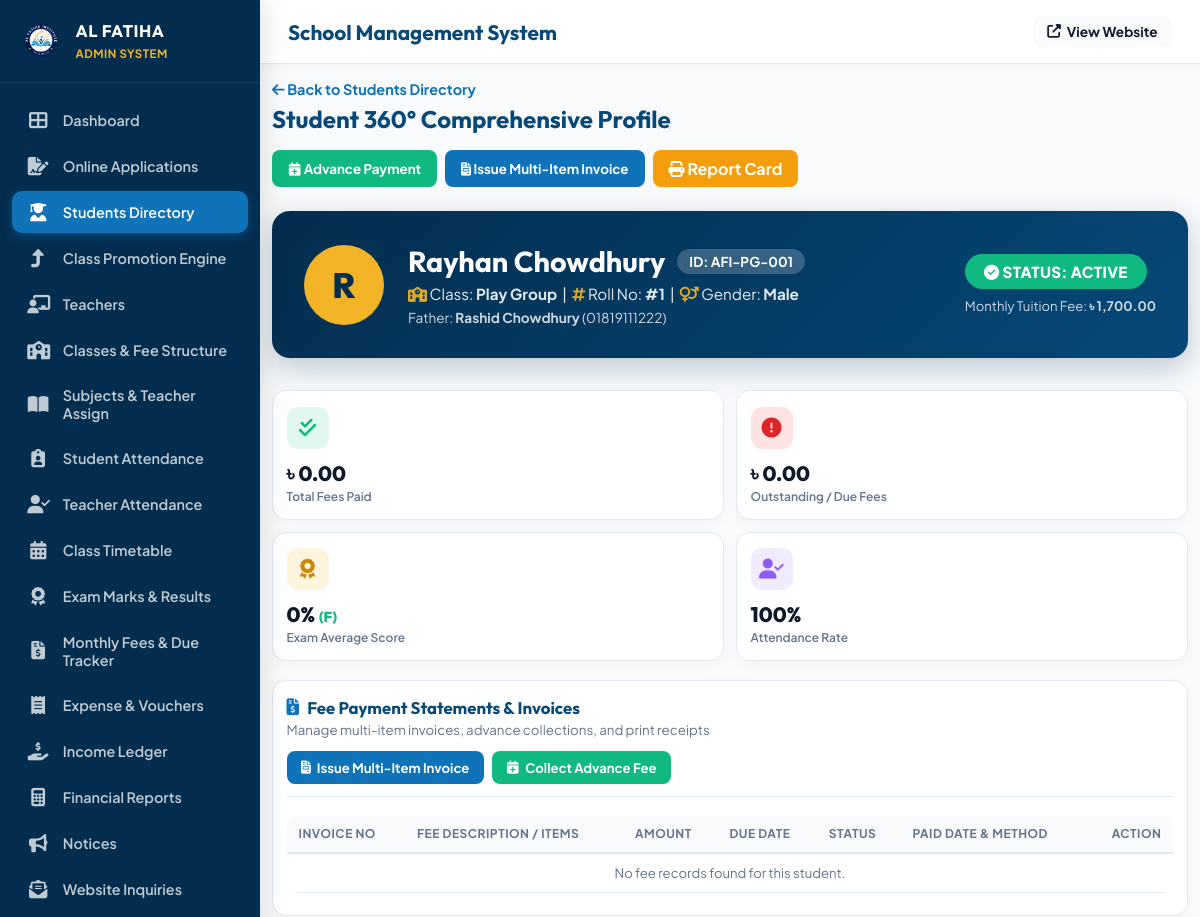
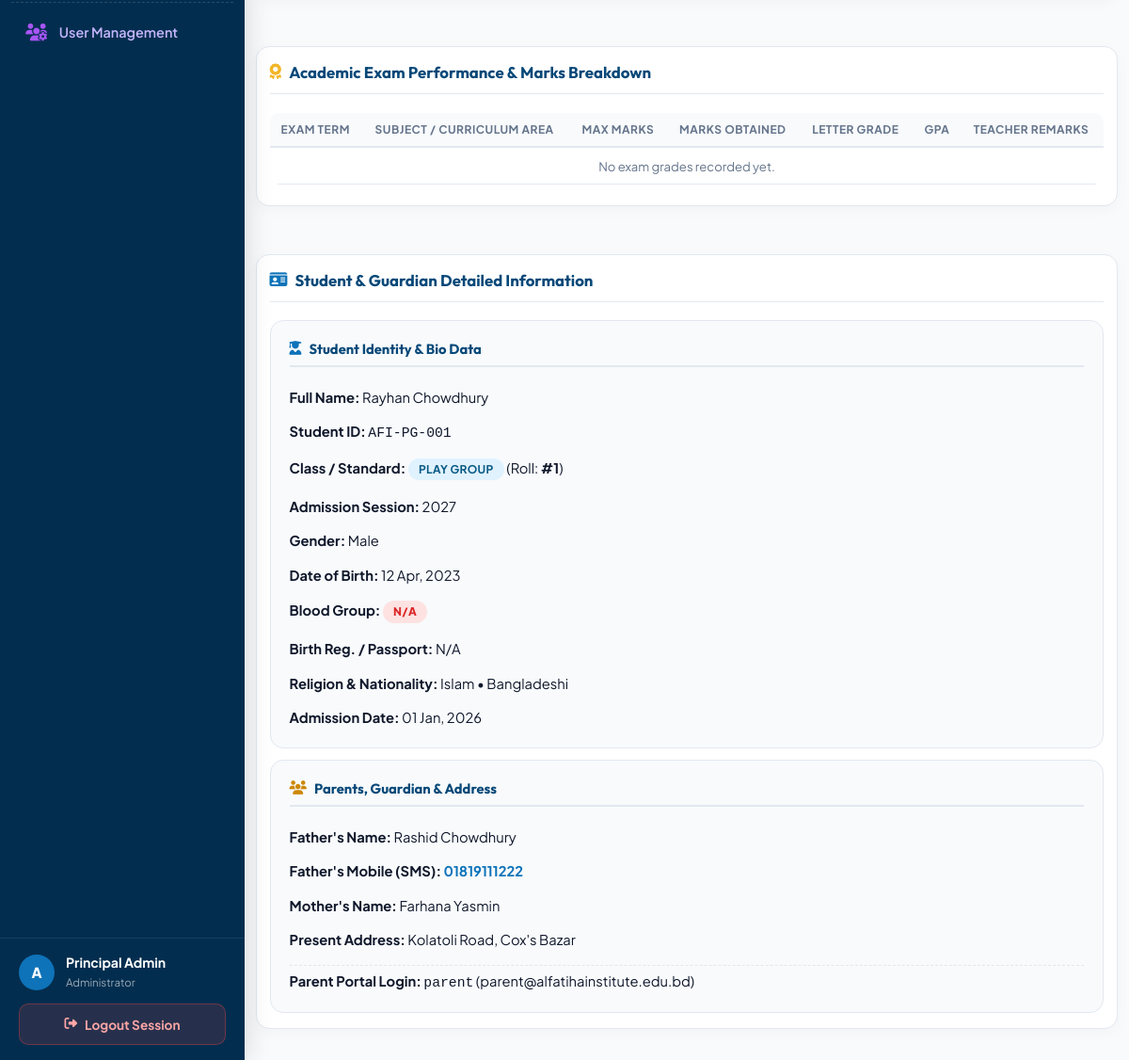
The app's page /admin/student_profile.php?id=2 (signed in) with its own data (2 pictures, top to bottom).
### tables this page shows
CREATE TABLE `students` (
  `id` int(11) NOT NULL AUTO_INCREMENT,
  `student_id` varchar(20) NOT NULL,
  `first_name` varchar(50) NOT NULL,
  `last_name` varchar(50) NOT NULL,
  `gender` enum('Male','Female') NOT NULL,
  `dob` date NOT NULL,
  `class_id` int(11) NOT NULL,
  `roll_no` int(11) NOT NULL,
  `parent_user_id` int(11) DEFAULT NULL,
  `father_name` varchar(100) NOT NULL,
  `mother_name` varchar(100) NOT NULL,
  `phone` varchar(20) NOT NULL,
  `address` text NOT NULL,
  `status` enum('Active','Graduated','Suspended') DEFAULT 'Active',
  `admission_date` date DEFAULT NULL,
  `blood_group` varchar(10) DEFAULT NULL,
  `religion` varchar(50) DEFAULT 'Islam',
  `nationality` varchar(50) DEFAULT 'Bangladeshi',
  `birth_reg_no` varchar(100) DEFAULT NULL,
  `permanent_address` text DEFAULT NULL,
  `father_occupation` varchar(100) DEFAULT NULL,
  `father_phone` varchar(40) DEFAULT NULL,
  `father_nid` varchar(100) DEFAULT NULL,
  `mother_occupation` varchar(100) DEFAULT NULL,
  `mother_phone` varchar(40) DEFAULT NULL,
  `emergency_contact_name` varchar(100) DEFAULT NULL,
  `emergency_contact_phone` varchar(40) DEFAULT NULL,
  `emergency_contact_relation` varchar(50) DEFAULT NULL,
  `previous_school` varchar(150) DEFAULT NULL,
  `medical_notes` text DEFAULT NULL,
  `admission_session` varchar(20) DEFAULT '2027',
  PRIMARY KEY (`id`),
  UNIQUE KEY `student_id` (`student_id`),
  KEY `class_id` (`class_id`),
  CONSTRAINT `students_ibfk_1` FOREIGN KEY (`class_id`) REFERENCES `classes` (`id`) ON DELETE CASCADE
);

CREATE TABLE `classes` (
  `id` int(11) NOT NULL AUTO_INCREMENT,
  `class_name` varchar(50) NOT NULL,
  `age_group` varchar(50) NOT NULL,
  `section` varchar(10) DEFAULT 'A',
  `room_no` varchar(20) DEFAULT '101',
  `tuition_fee` decimal(10,2) NOT NULL DEFAULT 3500.00,
  `admission_fee` decimal(10,2) NOT NULL DEFAULT 8000.00,
  `book_kit_fee` decimal(10,2) NOT NULL DEFAULT 3500.00,
  `primary_teacher_id` int(11) DEFAULT NULL,
  `backup_teacher_id` int(11) DEFAULT NULL,
  PRIMARY KEY (`id`)
);

CREATE TABLE `users` (
  `id` int(11) NOT NULL AUTO_INCREMENT,
  `username` varchar(50) NOT NULL,
  `password` varchar(255) NOT NULL,
  `email` varchar(100) NOT NULL,
  `role` enum('super_admin','admin','principal','teacher','parent','accountant') NOT NULL DEFAULT 'parent',
  `full_name` varchar(100) NOT NULL,
  `phone` varchar(20) DEFAULT NULL,
  `status` enum('active','inactive') DEFAULT 'active',
  `created_at` timestamp NOT NULL DEFAULT current_timestamp(),
  PRIMARY KEY (`id`),
  UNIQUE KEY `username` (`username`)
);

### admin/student_profile.php (the view, shortened to what the rows shown need)
<?php
require_once __DIR__ . '/../includes/functions.php';
$db = get_db_connection();
$student_pk = intval($_GET['id'] ?? ($_POST['student_id'] ?? 0));
$stStmt = $db->prepare("
    SELECT s.*, c.class_name, c.tuition_fee, u.username as parent_username, u.email as parent_email
    FROM students s
    JOIN classes c ON s.class_id = c.id
    LEFT JOIN users u ON s.parent_user_id = u.id
    WHERE s.id = ? LIMIT 1
");
$stStmt->execute([$student_pk]);
$student = $stStmt->fetch();
require_once __DIR__ . '/layout.php';
?>
<div style="display: flex; justify-content: space-between; align-items: center; margin-bottom: 1.5rem; flex-wrap: wrap; gap: 1rem;">
  <div>
    <h2 style="font-family: 'Outfit', sans-serif; color: var(--admin-primary-dark); margin: 0.3rem 0 0 0;">
      Student 360° Comprehensive Profile
    </h2>
  </div>
</div>
<div style="background: linear-gradient(135deg, #032d4e 0%, #064878 100%); color: #ffffff; border-radius: 18px; padding: 2rem; margin-bottom: 2rem; box-shadow: 0 10px 30px rgba(3, 45, 78, 0.25); display: flex; align-items: center; justify-content: space-between; flex-wrap: wrap; gap: 1.5rem;">
  <div style="display: flex; align-items: center; gap: 1.5rem;">
    <div style="width: 80px; height: 80px; background: #f3b527; color: #032d4e; border-radius: 50%; display: flex; align-items: center; justify-content: center; font-size: 2.2rem; font-weight: 800; font-family: 'Outfit', sans-serif;">
      <?= strtoupper(substr($student['first_name'], 0, 1)) ?>
    </div>
    <div>
      <div style="display: flex; align-items: center; gap: 0.75rem; margin-bottom: 0.3rem;">
        <h1 style="font-family: 'Outfit', sans-serif; margin: 0; font-size: 1.8rem;"><?= htmlspecialchars($student['first_name'] . ' ' . $student['last_name']) ?></h1>
        <span style="background: rgba(255,255,255,0.2); padding: 0.25rem 0.75rem; border-radius: 20px; font-size: 0.85rem; font-weight: 700;">
          ID: <?= htmlspecialchars($student['student_id']) ?>
        </span>
      </div>
      <p style="margin: 0; opacity: 0.9; font-size: 0.95rem;">
        <i class="fas fa-school" style="color: #f3b527;"></i> Class: <strong><?= htmlspecialchars($student['class_name']) ?></strong> &nbsp;|&nbsp;
        <i class="fas fa-hashtag" style="color: #f3b527;"></i> Roll No: <strong>#<?= $student['roll_no'] ?></strong> &nbsp;|&nbsp;
        <i class="fas fa-venus-mars" style="color: #f3b527;"></i> Gender: <strong><?= $student['gender'] ?></strong>
      </p>
      <p style="margin: 0.4rem 0 0 0; opacity: 0.8; font-size: 0.85rem;">
        Father: <strong><?= htmlspecialchars($student['father_name']) ?></strong> (<?= htmlspecialchars($student['phone']) ?>)
      </p>
    </div>
  </div>
  <div>
    <span class="badge" style="background: #10b981; color: #ffffff; padding: 0.5rem 1.2rem; border-radius: 30px; font-size: 0.95rem; font-weight: 800;">
      <i class="fas fa-check-circle"></i> Status: <?= $student['status'] ?>
    </span>
    <p style="margin: 0.5rem 0 0 0; text-align: right; font-size: 0.82rem; opacity: 0.8;">
      Monthly Tuition Fee: <strong><?= format_currency($student['tuition_fee']) ?></strong>
    </p>
  </div>
</div>
<div style="display: flex; flex-direction: column; gap: 2rem; width: 100%; min-width: 0; box-sizing: border-box;">
  <div class="card-box" style="min-width: 0; max-width: 100%; overflow: hidden;">
    <div class="table-responsive" style="width: 100%; max-width: 100%; overflow-x: auto; display: block; -webkit-overflow-scrolling: touch;">
      <table class="data-table" style="min-width: 720px; width: 100%;">
        <thead>
          <tr>
            <th>Invoice No</th>
            <th>Fee Description / Items</th>
            <th>Amount</th>
            <th>Due Date</th>
            <th>Status</th>
            <th>Paid Date &amp; Method</th>
            <th style="text-align: right;">Action</th>
          </tr>
        </thead>
      </table>
    </div>
  </div>
  <div class="card-box">
    <div class="table-responsive">
      <table class="data-table">
        <thead>
          <tr>
            <th>Exam Term</th>
            <th>Subject / Curriculum Area</th>
            <th>Max Marks</th>
            <th>Marks Obtained</th>
            <th>Letter Grade</th>
            <th>GPA</th>
            <th>Teacher Remarks</th>
          </tr>
        </thead>
      </table>
    </div>
  </div>
  <div class="card-box" style="min-width: 0; max-width: 100%; overflow: hidden;">
    <div style="display: grid; grid-template-columns: repeat(auto-fit, minmax(300px, 1fr)); gap: 1.5rem; font-size: 0.92rem;">
      <div style="background: #f8fafc; padding: 1.25rem; border-radius: 14px; border: 1px solid var(--admin-border);">
        <div style="display: grid; grid-template-columns: 1fr; gap: 0.4rem; margin-top: 0.75rem;">
          <p style="margin: 0.2rem 0;"><strong>Full Name:</strong> <?= htmlspecialchars($student['first_name'] . ' ' . $student['last_name']) ?></p>
          <p style="margin: 0.2rem 0;"><strong>Student ID:</strong> <code><?= htmlspecialchars($student['student_id']) ?></code></p>
          <p style="margin: 0.2rem 0;"><strong>Class / Standard:</strong> <span class="badge badge-info"><?= htmlspecialchars($student['class_name']) ?></span> (Roll: <strong>#<?= $student['roll_no'] ?></strong>)</p>
          <p style="margin: 0.2rem 0;"><strong>Admission Session:</strong> <?= htmlspecialchars($student['admission_session'] ?? '2027') ?></p>
          <p style="margin: 0.2rem 0;"><strong>Gender:</strong> <?= $student['gender'] ?></p>
          <p style="margin: 0.2rem 0;"><strong>Date of Birth:</strong> <?= format_date($student['dob']) ?></p>
          <p style="margin: 0.2rem 0;"><strong>Blood Group:</strong> <span class="badge" style="background: #fee2e2; color: #dc2626; font-weight: 800;"><?= htmlspecialchars($student['blood_group'] ?: 'N/A') ?></span></p>
          <p style="margin: 0.2rem 0;"><strong>Birth Reg. / Passport:</strong> <?= htmlspecialchars($student['birth_reg_no'] ?: 'N/A') ?></p>
          <p style="margin: 0.2rem 0;"><strong>Religion &amp; Nationality:</strong> <?= htmlspecialchars($student['religion'] ?? 'Islam') ?> &bull; <?= htmlspecialchars($student['nationality'] ?? 'Bangladeshi') ?></p>
          <p style="margin: 0.2rem 0;"><strong>Admission Date:</strong> <?= format_date($student['admission_date']) ?></p>
        </div>
      </div>
      <div style="background: #f8fafc; padding: 1.25rem; border-radius: 14px; border: 1px solid var(--admin-border);">
        <div style="display: grid; grid-template-columns: 1fr; gap: 0.4rem; margin-top: 0.75rem;">
          <p style="margin: 0.2rem 0;"><strong>Father's Name:</strong> <?= htmlspecialchars($student['father_name']) ?></p>
          <p style="margin: 0.2rem 0;"><strong>Father's Mobile (SMS):</strong> <a href="tel:<?= htmlspecialchars($student['phone']) ?>" style="color: var(--admin-primary); font-weight: 700; text-decoration: none;"><?= htmlspecialchars($student['phone']) ?></a></p>
          <p style="margin: 0.2rem 0;"><strong>Mother's Name:</strong> <?= htmlspecialchars($student['mother_name'] ?: 'N/A') ?></p>
          <p style="margin: 0.2rem 0;"><strong>Present Address:</strong> <?= htmlspecialchars($student['address']) ?></p>
          <p style="margin: 0.2rem 0; border-top: 1px dashed var(--admin-border); padding-top: 0.4rem;">
            <strong>Parent Portal Login:</strong>
            <?php if ($student['parent_username']): ?>
              <code><?= htmlspecialchars($student['parent_username']) ?></code> (<?= htmlspecialchars($student['parent_email']) ?>)
            <?php else: ?>
              <span style="color: var(--admin-text-muted);">Default Account Linked</span>
            <?php endif; ?>
          </p>
        </div>
      </div>
    </div>
  </div>
</div>
<?php require_once __DIR__ . '/layout_footer.php'; ?>

### records on screen
students: first_name "R", first_name+last_name "Rayhan Chowdhury", student "AFI-PG-001", class.class_name "Play Group", roll_no "1", gender "Male", father_name "Rashid Chowdhury", phone "01819111222", status "ACTIVE", class.tuition_fee "৳ 1,700.00", class.class_name "PLAY GROUP", admission_session "2027", dob "12 Apr, 2023", blood_group "N/A", birth_reg_no "N/A", religion "Islam", nationality "Bangladeshi", admission_date "01 Jan, 2026", mother_name "Farhana Yasmin", address "Kolatoli Road, Cox's Bazar", users.username "parent", users.email "parent@alfatihainstitute.edu.bd"

### other values on screen
$user_name "Principal Admin"
format_currency($totalPaid) "৳ 0.00"
format_currency($totalDue) "৳ 0.00"
$avgPercentage "0"
$overallGrade['grade'] "F"
$attRate "100"
